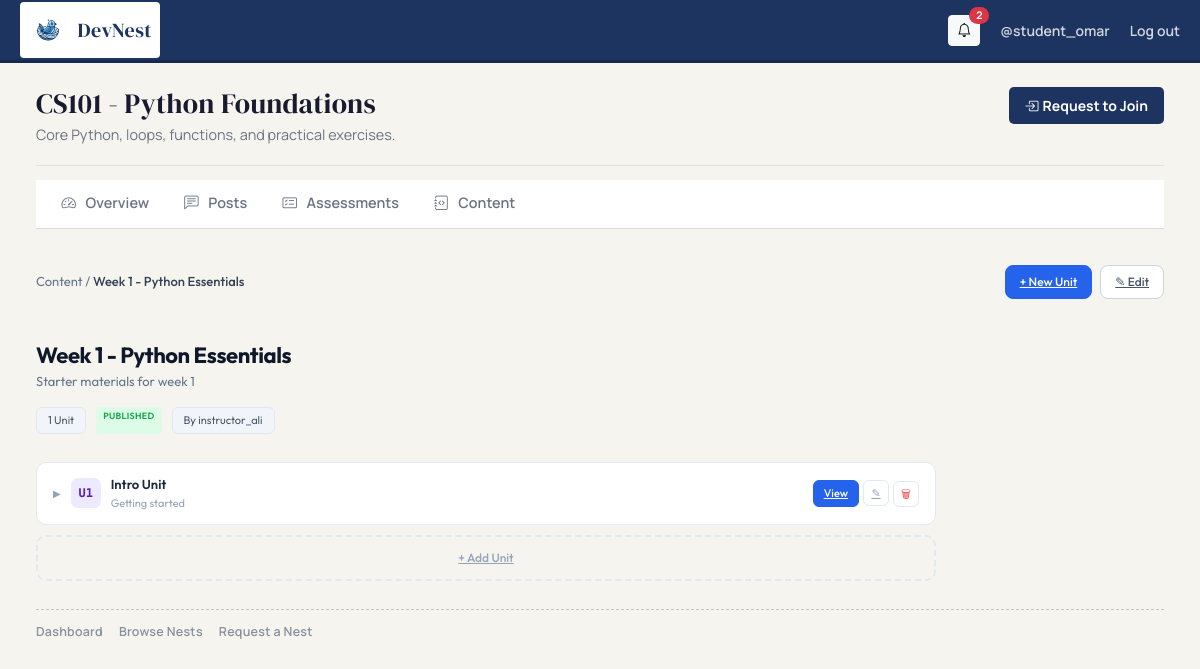
The page /content/title/1/ (signed in) on the database its author committed.
### nests/models.py (models this page shows, shortened)
class Nest(models.Model):
    class Status(models.TextChoices):
        PENDING  = 'pending',  'Pending'
        APPROVED = 'approved', 'Approved'
        REJECTED = 'rejected', 'Rejected'
    name        = models.CharField(max_length=255)
    description = models.TextField()
    creator     = models.ForeignKey(settings.AUTH_USER_MODEL, on_delete=models.CASCADE)
    members     = models.ManyToManyField(
        settings.AUTH_USER_MODEL,
        through='NestMembership',
        related_name='nests',
    )
    status      = models.CharField(
        max_length=20,
        choices=Status.choices,
        default=Status.PENDING,
    )
    created_at  = models.DateTimeField(auto_now_add=True)
    def membership_for(self, user):
        if not getattr(user, 'is_authenticated', False):
            return None
        return self.memberships.filter(user=user, status=NestMembership.Status.ACTIVE).first()
    def is_member(self, user):
        return self.membership_for(user) is not None

### content/models.py (models this page shows, shortened)
class Title(models.Model):
    name = models.CharField(max_length=255)
    description = models.TextField(blank=True)
    sort_order = models.IntegerField(default=0)
    is_published = models.BooleanField(default=False)
    created_by = models.ForeignKey(User, on_delete=models.CASCADE)
    nest = models.ForeignKey(Nest, on_delete=models.CASCADE, related_name='titles', null=True, blank=True)
    created_at = models.DateTimeField(auto_now_add=True)
    class Meta:
        ordering = ['sort_order']

class Unit(models.Model):
    title = models.ForeignKey(Title, on_delete=models.CASCADE)
    name = models.CharField(max_length=255)
    description = models.TextField(blank=True)
    sort_order = models.IntegerField(default=0)
    is_published = models.BooleanField(default=False)
    created_at = models.DateTimeField(auto_now_add=True)
    class Meta:
        ordering = ['sort_order']

### content/views.py (the view)
# urls.py: path("title/<title_id>/", views.title_detail_view, name="title_detail_view"),
def title_detail_view(request: HttpRequest, title_id):
    try:
        title = Title.objects.get(pk=title_id)
        units = Unit.objects.filter(title=title)
    except Exception as e:
        print(e)
        return render(request, "404.html")
    permission_response = _enforce_view_permission(request, title.nest)
    if permission_response:
        return permission_response
    return render(request, "content/title_detail.html", {"title": title, "units": units, "nest": title.nest})

### content/views.py (called while the page is built)
def _can_view_nest_content(user, nest: Nest):
    return nest.is_member(user) or nest.is_site_staff(user)

def _enforce_view_permission(request: HttpRequest, nest: Nest | None):
    if not nest:
        return None
    if not request.user.is_authenticated:
        return _require_auth(request, "You must be signed in to view this nest content.")
    if not _can_view_nest_content(request.user, nest):
        messages.warning(request, "You must be an active member to view this nest content.", "alert-warning")
        return redirect("nests:nest_detail", nest_id=nest.id)
    return None

### main/context_processors.py (called while the page is built)
def notifications_context(request):
    if not getattr(request.user, 'is_authenticated', False):
        return {
            'unread_notifications': [],
            'unread_notifications_count': 0,
        }
    unread_qs = Notification.objects.filter(user=request.user, is_read=False)
    return {
        'unread_notifications': list(unread_qs[:8]),
        'unread_notifications_count': unread_qs.count(),
    }

### content/templates/content/title_detail.html (shortened to what this page needs)
{% extends "nests/nest_detail_base.html" %}
{% load static %}
{% block extra_css %}<link rel="stylesheet" href="{% static 'content/css/style.css' %}">{% endblock %}
{% block feature_content %}
<div class="c-topbar">
    <div class="c-topbar__breadcrumb">
        <a href="{% url 'content:all_titles_view' %}{% if nest %}?nest_id={{ nest.id }}{% endif %}">Content</a> /
        <span>{{ title.name }}</span>
    </div>
    <div class="c-topbar__actions">
        <a href="{% url 'content:create_unit_view' title_id=title.id %}" class="c-btn c-btn--primary">+ New Unit</a>
        <a href="{% url 'content:update_title_view' title_id=title.id %}" class="c-btn">✎ Edit</a>
    </div>
</div>
<div class="c-content">
    <div class="course-header">
        <h1 class="course-header__title">{{ title.name }}</h1>
        {% if title.description %}<p class="course-header__desc">{{ title.description }}</p>{% endif %}
        <div class="course-header__meta">
            <div class="meta-chip">{{ units|length }} Unit{{ units|length|pluralize }}</div>
            <span class="c-badge" style="background:{% if title.is_published %}#dcfce7;color:#16a34a;{% else %}#f1f5f9;color:#94a3b8;{% endif %}">
                {% if title.is_published %}Published{% else %}Draft{% endif %}
            </span>
            <span class="meta-chip">By {{ title.created_by }}</span>
        </div>
    </div>
    {% if units %}
        {% for unit in units %}
        <div class="unit">
            <div class="unit__header" onclick="this.parentElement.classList.toggle('unit--open')">
                <div class="unit__left">
                    <span class="unit__toggle">▶</span>
                    <div class="unit__icon" style="background:#ede9fe;color:#5b21b6;">U{{ forloop.counter }}</div>
                    <div>
                        <div class="unit__name">{{ unit.name }}</div>
                        <div class="unit__meta">
                            {% if unit.description %}{{ unit.description|truncatechars:60 }}{% else %}No description{% endif %}
                        </div>
                    </div>
                </div>
                <div class="unit__actions" style="opacity:1;">
                    <a href="{% url 'content:unit_detail_view' unit_id=unit.id %}" class="c-btn c-btn--sm c-btn--primary" onclick="event.stopPropagation()">View</a>
                    <a href="{% url 'content:update_unit_view' unit_id=unit.id %}" class="c-icon-btn" onclick="event.stopPropagation()" title="Edit">✎</a>
                    <form method="POST" action="{% url 'content:delete_unit_view' unit_id=unit.id %}" style="display:inline;" onsubmit="return confirm('Delete this unit?')">
                        <button type="submit" class="c-icon-btn" onclick="event.stopPropagation()" style="color:#ef4444;" title="Delete">🗑</button>
                    </form>
                </div>
            </div>
        </div>
        {% endfor %}
    {% endif %}
    <a href="{% url 'content:create_unit_view' title_id=title.id %}" class="add-unit">+ Add Unit</a>
</div>
{% endblock %}

### nests/templates/nests/nest_detail_base.html (shortened to what this page needs)
{% extends "nests/base.html" %}
{% block content %}
{% if nest %}
<div class="nest-page-head pb-3 mb-0 border-bottom">
    <div>
        <h2 class="nest-page-title">{{ nest.name }}</h2>
        <p class="nest-page-subtitle mb-1">{{ nest.description }}</p>
    </div>
    <div class="d-flex gap-2 flex-wrap align-items-center">
        {% if membership %}
            <span class="nest-chip nest-chip-approved align-self-center">
                <i class="bi bi-check-circle me-1"></i> {{ membership.get_role_display }}
            </span>
        {% elif pending_membership %}
            <span class="nest-chip nest-chip-pending align-self-center">
                <i class="bi bi-hourglass-split me-1"></i> Request Pending
            </span>
        {% elif request.user.is_authenticated %}
            <form method="post" action="{% url 'nests:join_nest' nest_id=nest.pk %}">
                <button type="submit" class="nest-btn-main">
                    <i class="bi bi-box-arrow-in-right me-1"></i> Request to Join
                </button>
            </form>
        {% endif %}
    </div>
</div>
<div class="nest-subnav-wrap">
    <nav class="nest-subnav" aria-label="Nest feature navigation">
        <a href="{% url 'nests:nest_detail' nest_id=nest.pk %}"
           class="nest-subnav-link {% block tab_overview %}{% endblock %}">
            <i class="bi bi-speedometer2 me-1"></i> Overview
        </a>
        <a href="{% url 'nests:nest_posts' nest_id=nest.pk %}"
           class="nest-subnav-link {% block tab_posts %}{% endblock %}">
            <i class="bi bi-chat-left-text me-1"></i> Posts
        </a>
        <a href="{% url 'assessments:assessment_page_view' nest_id=nest.pk %}"
           class="nest-subnav-link {% block tab_assessments %}{% endblock %}">
            <i class="bi bi-card-checklist me-1"></i> Assessments
        </a>
        <a href="{% url 'content:all_titles_view' %}?nest_id={{ nest.pk }}"
           class="nest-subnav-link {% block tab_content %}{% endblock %}">
            <i class="bi bi-journal-code me-1"></i> Content
        </a>
    </nav>
</div>
{% endif %}
{% block feature_content %}{% endblock %}
{% endblock %}

### nests/templates/nests/base.html (shortened to what this page needs)
{% load static %}
<!doctype html>
<html lang="en">
<head>
	<link href="https://cdn.jsdelivr.net/npm/bootstrap@5.3.3/dist/css/bootstrap.min.css" rel="stylesheet">
	<link href="https://cdn.jsdelivr.net/npm/bootstrap-icons@1.11.3/font/bootstrap-icons.css" rel="stylesheet">
	<link rel="stylesheet" href="{% static 'css/nests.css' %}">
	{% block extra_css %}{% endblock %}
</head>
<body class="nest-shell">
	<header class="nest-topbar">
		<div class="container-fluid nest-topbar-inner">
			<a class="nest-brand" href="/">
				<img src="{% static 'images/logo.svg' %}" alt="DevNest logo">
				<span>DevNest</span>
			</a>
			<div class="nest-user d-none d-lg-flex">
				{% if request.user.is_authenticated %}
					<div class="dropdown">
						<button class="btn btn-sm btn-light position-relative" type="button" id="nestNotifDropdown" data-bs-toggle="dropdown" aria-expanded="false" title="Notifications">
							<i class="bi bi-bell"></i>
							{% if unread_notifications_count %}
							<span class="position-absolute top-0 start-100 translate-middle badge rounded-pill bg-danger">{{ unread_notifications_count }}</span>
							{% endif %}
						</button>
					</div>
					<a class="nest-user-link" href="{% url 'accounts:user_profile_view' request.user.username %}">
						@{{ request.user.username }}
					</a>
					<a class="nest-user-link" href="{% url 'accounts:log_out' %}?next={{request.path}}">Log out</a>
				{% else %}
					<a class="nest-user-link" href="{% url 'accounts:sign_in' %}?next={{request.path}}">Sign in</a>
				{% endif %}
			</div>
		</div>
	</header>
	<div class="nest-layout container-fluid">
		<main class="nest-main">
			{% block content %}{% endblock %}
			<footer class="nest-footer-links" aria-label="Nest legacy links">
				<a href="{% url 'nests:nest_dashboard' %}" class="nest-footer-link {% if request.path == '/nests/' %}active{% endif %}">
					Dashboard
				</a>
				<a href="{% url 'nests:nest_list_view' %}" class="nest-footer-link {% if '/nests/browse/' in request.path %}active{% endif %}">
					Browse Nests
				</a>
				<a href="{% url 'nests:request_nest_view' %}" class="nest-footer-link {% if '/nests/request/' in request.path %}active{% endif %}">
					Request a Nest
				</a>
			</footer>
		</main>
	</div>
</body>
</html>

### nests/static/css/nests.css (style rules this page uses)
:root { --nest-bg: #f5f4ef; --nest-paper: #ffffff; --nest-ink: #1a1a2e; --nest-muted: #6b7280; --nest-line: #dddbd3; --nest-accent: #1d3461; --nest-accent-hover: #16294f; --nest-amber: #c57c0e; --nest-amber-soft: #fef3c7; --nest-soft: #eaecf4; --nest-danger-soft: #fde9ef; --nest-shadow-sm: 0 1px 3px rgba(0,0,0,.08), 0 1px 2px rgba(0,0,0,.06); --nest-shadow: 0 2px 8px rgba(0,0,0,.09); --nest-radius: 8px; --nest-radius-sm: 5px; }
* { box-sizing: border-box; }
.nest-shell { margin: 0; min-height: 100vh; background: var(--nest-bg); color: var(--nest-ink); font-family: 'Manrope', sans-serif; }
.nest-topbar { position: sticky; top: 0; z-index: 100; background: var(--nest-accent); border-bottom: 3px solid var(--nest-accent-hover); }
.nest-topbar-inner { min-height: 60px; display: flex; align-items: center; justify-content: space-between; gap: 1rem; padding: 0 1.25rem; }
.nest-brand { display: inline-flex; align-items: center; gap: .6rem; text-decoration: none; padding: 0.5rem; color: var(--nest-accent); background-color: white; border-radius: 4px; font-family: 'DM Serif Display', serif; font-size: 1.25rem; letter-spacing: .4px; }
.nest-brand img { width: 40px; height: 40px; display: block; object-fit: contain; opacity: 1; }
.nest-user { display: inline-flex; align-items: center; gap: 1.25rem; }
.nest-user-link { color: rgba(255,255,255,.8); text-decoration: none; font-weight: 600; font-size: .875rem; transition: color .15s; }
.nest-layout { display: block; min-height: calc(100vh - 63px); }
.nest-main { max-width: 1320px; margin: 0 auto; width: 100%; padding: 1.5rem; }
.nest-page-head { display: flex; align-items: flex-start; justify-content: space-between; flex-wrap: wrap; gap: 1rem; margin-bottom: 1.25rem; }
.nest-page-title { margin: 0; font-family: 'DM Serif Display', serif; font-size: 1.75rem; font-weight: 400; color: var(--nest-ink); letter-spacing: .2px; }
.nest-page-subtitle { color: var(--nest-muted); margin: .2rem 0 0; font-size: .9rem; }
.nest-btn-main { display: inline-flex; align-items: center; border: none; background: var(--nest-accent); color: #fff; font-weight: 700; font-size: .875rem; border-radius: var(--nest-radius-sm); padding: .5rem 1rem; cursor: pointer; transition: background .15s; text-decoration: none; }
.nest-subnav-wrap { background: var(--nest-paper) !important; border: none !important; border-bottom: 1px solid var(--nest-line) !important; border-radius: 0 !important; box-shadow: none !important; padding: 0 !important; margin-top: .85rem; margin-bottom: 1.5rem; overflow-x: auto; overflow-y: hidden; scrollbar-width: none; }
.nest-subnav { display: flex; align-items: flex-end; gap: 0; width: 100%; padding: 0 .5rem; }
.nest-subnav-link { display: inline-flex; align-items: center; gap: .35rem; padding: .75rem 1.1rem; border: none; border-bottom: 3px solid transparent; background: transparent; color: var(--nest-muted); text-decoration: none; font-weight: 600; font-size: .9rem; white-space: nowrap; transition: color .15s, border-color .15s; margin-bottom: -1px; }
.nest-footer-links { margin-top: 1.75rem; padding-top: .8rem; border-top: 1px dashed #c7c4b9; display: flex; flex-wrap: wrap; gap: .7rem 1rem; }
.nest-footer-link { color: #8a8f9d; text-decoration: none; font-size: .78rem; font-weight: 600; letter-spacing: .02em; }

### rows shown on the page
Nest: name "CS101 - Python Foundations", description "Core Python, loops, functions, and practical exercises."
Title: name "Week 1 - Python Essentials", description "Starter materials for week 1", created_by "instructor_ali"
Unit: name "Intro Unit", description "Getting started"

### other values the page prints
{{ unread_notifications_count }} "2"
{{ request.user.username }} "student_omar"
{{ units|length }} "1"
